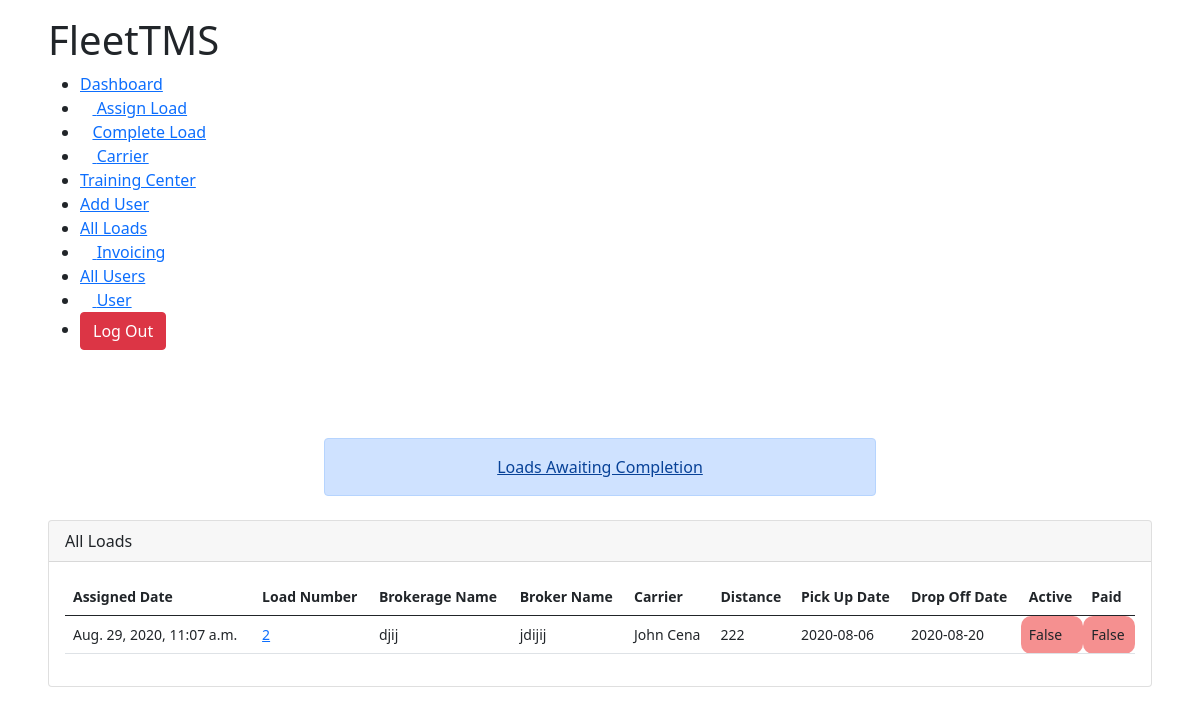
Page /all_loads/ (signed in) on the earlier database version.
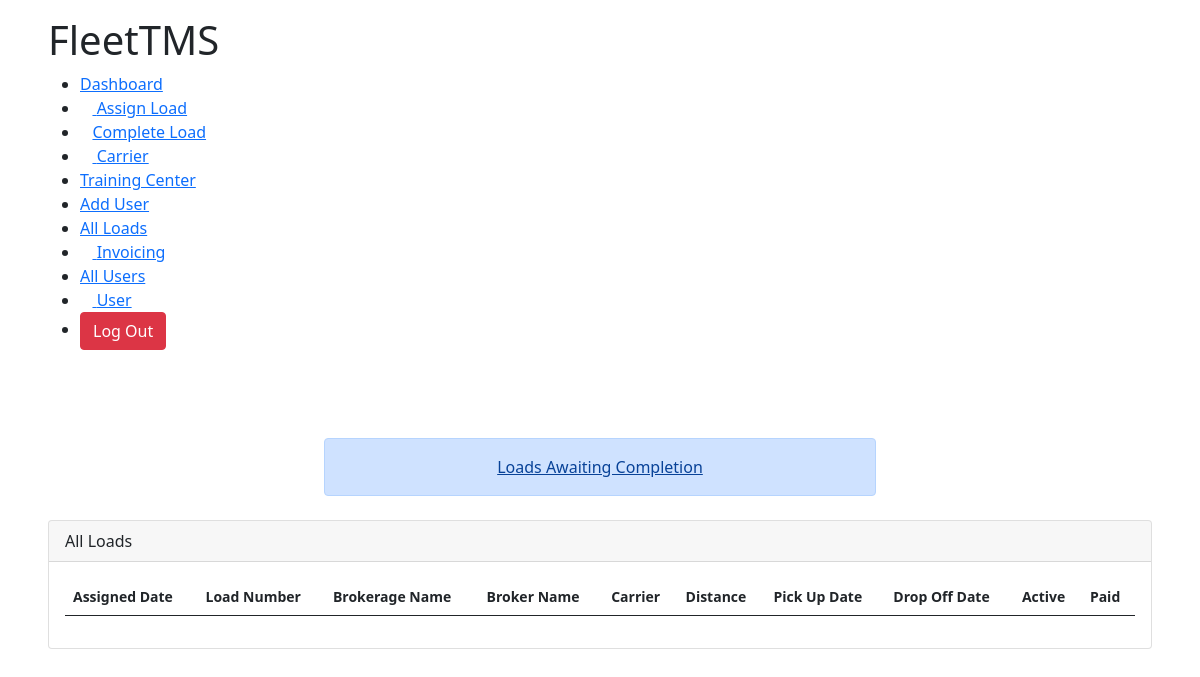
Same page on the later database version.
### TMSTruck/models.py (models this page shows, shortened)
class AssignLoad(models.Model):
	user 					= models.ForeignKey(Account,on_delete=models.CASCADE,null=True,blank=True)
	brokerage_name 			= models.CharField(max_length=300, null=True)
	broker_name 			= models.CharField(max_length=300, null=True)
	assignToCarrier			= models.ForeignKey(Carrier,blank=True, on_delete=models.CASCADE, null=True)
	broker_address 			= models.CharField(max_length=300, null=True)
	pickupAddress 			= models.CharField(max_length=300, null=True)
	distance 				= models.IntegerField(null=True)
	weight 					= models.IntegerField(null=True)
	rate 					= models.IntegerField(null=True)
	stops 					= models.IntegerField(null=True)
	assigned_date			= models.DateTimeField(blank=True,auto_now_add=True, null=True)
	pickupDate				= models.CharField(max_length=3000,null=True, blank=True)
	is_active 				= models.BooleanField(default=True,null=True)
	is_paid 				= models.BooleanField(default=False,null=True)
	broker_phone			= models.IntegerField(null=True)
	broker_email			= models.EmailField(max_length=100,null=True)
	load_number				= models.IntegerField(null=True)
	dropOffDate				= models.CharField(max_length=3000,null=True,blank=True)
	dropOffAddress			= models.CharField(max_length=10000,null=True)
	first_available_pickup	= models.CharField(max_length=3000,null=True,blank=True)
	rate_confirmation		= models.FileField(blank=True,upload_to=rate_confirmation_path)
	bill_of_landing			= models.FileField(blank=True,upload_to=bill_path)
	special_comments 		= models.TextField(null=True,max_length=10000)
	final_address			= models.CharField(null=True,max_length=100, blank=True)
	is_awaiting				= models.BooleanField(null=True,default=True,blank=True)
	is_awb					= models.BooleanField(null=True,default=True,blank=True)

class Carrier(models.Model):
	user					= models.ForeignKey(Account,on_delete=models.CASCADE,null=True,blank=True)
	firstName 				= models.CharField(max_length=100,null=True)
	lastName				= models.CharField(max_length=100,null=True)
	company 				= models.CharField(max_length=100,null=True)
	email					= models.EmailField(max_length=100,null=True)
	phone					= models.IntegerField(null=True)
	mc_number 				= models.IntegerField(null=True)
	dot_number				= models.IntegerField(null=True)
	factoring_phone			= models.IntegerField(null=True)
	willing_states			= models.TextField(max_length=1000,null=True)
	carrier_status			= models.CharField(max_length=100,null=True)
	factoring_company		= models.CharField(max_length=100,null=True)
	mc_upload		 		= models.FileField(upload_to=carrierMcFiles,null=True)
	costPerMile				= models.IntegerField(null=True)
	def __str__(self):
		return '{} {}'.format(self.firstName,self.lastName)

### TMSTruck/decorators.py (the view)
        def wrapper(request, *args, **kwargs):
            group = None
            if request.user.groups.exists():
                group = request.user.groups.all()[0].name
            if group in allowed_roles:
                return view_func(request, *args, **kwargs)
            elif group == 'Trainee':
                return redirect("user")
            else:
                return HttpResponse("You are not authorized to visit this page. ")

### TMSTruck/views.py (called while the page is built)
@login_required(login_url="login")
@customRoles(allowed_roles=['Admin','Accounting','Hiring Manager', 'Logistics Manager'])
def all_loads(request):
	ac = Account.objects.get(user=request.user)
	all_loads = AssignLoad.objects.filter(user=ac,is_awaiting=False, is_awb=False).order_by('-id')
	group = request.user.groups.all()[0].name
	template = 'TMSTruck/load_info/all_loads.html'
	context = {
		'all_loads':all_loads,
		'group':group
	}
	return render(request,template,context)

### TMSTruck/templates/TMSTruck/load_info/all_loads.html (shortened to what this page needs)
{% extends 'TMSTruck/base.html' %}
{% load static %}
{% block content %}
<!DOCTYPE html>
<html lang="en">
<head>
    <link rel="stylesheet" href="{% static 'css/dashboard.css' %}">
</head>
<body>
    <div class="main-body">
        {% if group == 'Accounting' %}
        {% include 'TMSTruck/navbars/accounting_navbar.html' %}
        {% elif group == 'Admin' %}
        {% include 'TMSTruck/navbars/admin_navbar.html' %}
        {% elif group == 'Hiring Manager' %}
        {% include 'TMSTruck/navbars/hiring_manager_navbar.html' %}
        {% elif group == 'Logistics Manager' %}
        {% include 'TMSTruck/navbars/logistics_manager.html' %}
        {% endif %}<br><br>
        <div class="col-md-6 mx-auto">
            <a style="display: flex; justify-content: center; "class="mb-4 alert alert-primary" href="{% url 'awaiting_loads' %}">Loads Awaiting Completion</a>
        </div>
        <div class="row">
            <div class="col-md-12">
                <div class="card">
                    <div class="card-header">All Loads</div>
                    <div class="card-body">
                        <table class="table">
                            <thead>
                                <tr>
                                    <th scope="col">Assigned Date</th>
                                    <th scope="col">Load Number</th>
                                    <th scope="col">Brokerage Name</th>
                                    <th scope="col">Broker Name</th>
                                    <th scope="col">Carrier</th>
                                    <th scope="col">Distance</th>
                                    <th scope="col">Pick Up Date</th>
                                    <th scope="col">Drop Off Date</th>
                                    <th scope="col">Active</th>
                                    <th scope="col">Paid</th>
                                </tr>
                            </thead>
                            <tbody>
                                {% for loads in all_loads %}
                                <tr>
                                    <td>{{loads.assigned_date}}</td>
                                    <td><a href="{% url 'load_detail' loads.id %}">{{loads.load_number}}</a></td>
                                    <td>{{loads.brokerage_name}}</td>
                                    <td>{{loads.broker_name}}</td>
                                    <td>{{loads.assignToCarrier}}</td>
                                    <td>{{loads.distance}}</td>
                                    <td>{{loads.pickupDate}}</td>
                                    <td>{{loads.dropOffDate}}</td>
                                    {% if loads.is_active == True %}
                                    <td style="background-color: rgba(0, 255, 0, 0.603); border-radius: 10px ;">{{loads.is_active}}</td>
                                    {% else %}
                                    <td style="background-color: rgba(235, 23, 23, 0.479);border-radius: 10px ;">{{loads.is_active}}</td>
                                    {% endif %}
                                    {% if loads.is_paid == True %}
                                    <td style="background-color: rgba(0, 255, 0, 0.603); border-radius: 10px ;">{{loads.is_paid}}</td>
                                    {% else %}
                                    <td style="background-color: rgba(235, 23, 23, 0.479);border-radius: 10px ;">{{loads.is_paid}}</td>
                                    {% endif %}
                                </tr>
                                {% endfor %}
                            </tbody>
                        </table>
                    </div>
                </div>
            </div>
        </div>
    </div>
</body>
</html>
{% endblock %}

Differences in the rows shown:
removed AssignLoad: assigned_date "Aug. 29, 2020, 11:07 a.m.", load_number "2", brokerage_name "djij", broker_name "jdijij", assignToCarrier "John Cena", distance "222", pickupDate "2020-08-06", dropOffDate "2020-08-20", is_active "False", is_paid "False"
